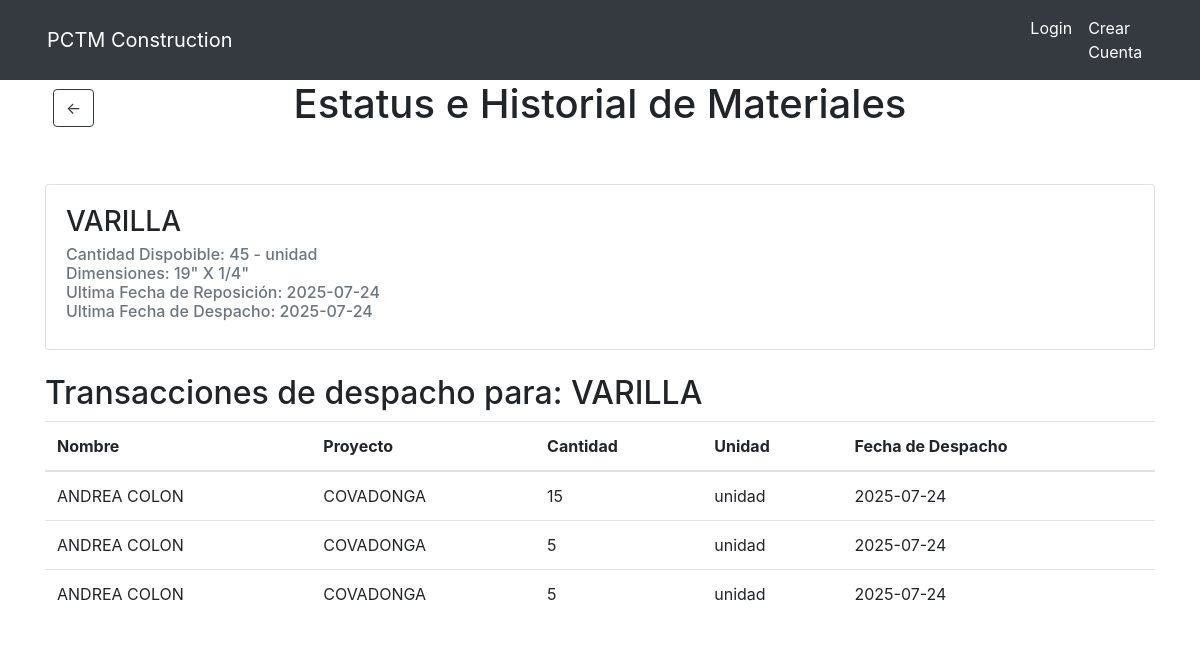
/materials/1, run on the app's committed database.
### website/models.py (models this page shows)
class Materials(db.Model):
    id = db.Column(db.Integer, primary_key = True)
    material_name = db.Column(db.String(50))
    dimensions = db.Column(db.String(50))
    qty = db.Column(db.Integer)
    unit = db.Column(db.String(10))
    loc = db.Column(db.String(30))
    replenished_date = db.Column(db.DateTime(timezone=True), nullable=True)
    user_id = db.Column(db.Integer, db.ForeignKey('user.id'))
    user = db.relationship('User', foreign_keys=[user_id], backref='materials')

class MaterialsDisp(db.Model):
    id = db.Column(db.Integer, primary_key = True)
    firstname = db.Column(db.String(50))
    lastname = db.Column(db.String(50))
    project_id = db.Column(db.Integer, db.ForeignKey('projects.id'), nullable=False)
    project = db.relationship('Projects', backref='materialdispatch')
    date = db.Column(db.DateTime(timezone=True), default=func.now())
    materialID = db.Column(db.Integer, db.ForeignKey('materials.id'), nullable=False)
    material = db.relationship('Materials', backref='materialdispatch')
    disp_qty = db.Column(db.Integer)
    user_id = db.Column(db.Integer, db.ForeignKey('user.id'))
    user = db.relationship('User', foreign_keys=[user_id], backref='materialdispatch')

class Projects(db.Model):
    id = db.Column(db.Integer, primary_key=True)
    project= db.Column(db.String(100), nullable = False)
    jobnumber = db.Column(db.String(10))
    engineer = db.Column(db.String(150))
    email=db.Column(db.String(150))

### website/views.py (the view)
@views.route('/materials/<int:mat_id>', methods=['GET'])
def material_detail(mat_id):
    mat = Materials.query.get_or_404(mat_id)  # ✅ Get the material, not a dispatch
    all_mat_disp = MaterialsDisp.query.filter_by(materialID=mat.id).order_by(MaterialsDisp.date.desc()).all()
    return render_template("material_detail.html", user=current_user, mat=mat, all_mat_disp=all_mat_disp)

### website/templates/material_detail.html
{% extends "base.html"%} {% block title %}PCTM Construction{% endblock %}
{% block content %}
<div class="mb-4">
    <div class="position-relative" style="height: 56px;">
      <a href="#"
        onclick="history.go(-1)"
         class="btn btn-outline-dark position-absolute"
         style="top: 50%; left: 0; transform: translateY(-50%); margin-left: 8px;">
        &#8592;
      </a>
      <h1 class="mb-0 position-absolute w-100 text-center"
          style="pointer-events: none;" >
        Estatus e Historial de Materiales
      </h1>
    </div>
</div>
<br />
<div class="card ">
    <div class="card-body">
    <h3 class="card-title">{{ mat.material_name }}</h3>
    <h6 class="card-subtitle mb-2 text-muted">
        Cantidad Dispobible: {{ mat.qty }} - {{mat.unit}}<br>
        Dimensiones: {{ mat.dimensions }}<br>
        Ultima Fecha de Reposición: {{mat.replenished_date.strftime('%Y-%m-%d')}}<br>
        Ultima Fecha de Despacho:
        {% if mat.materialdispatch %}
          {{ mat.materialdispatch[-1].date.strftime('%Y-%m-%d') }}
        {% else %}
          <em>No despachos aún</em>
        {% endif %}
    <br>
    </h6>
    </div>
</div >
<br/>
  <h2>Transacciones de despacho para: {{mat.material_name}}</h2>
  <table class="table table-stripped">
      <thead>
          <tr>
              <th>Nombre</th>
              <th>Proyecto</th>
              <th>Cantidad</th>
              <th>Unidad</th>
              <th>Fecha de Despacho</th>
          </tr>
      </thead>
      <tbody>
          {% for disp in all_mat_disp %}
          <tr>
              <td>{{ disp.firstname }} {{ disp.lastname }}</td>
              <td>{{ disp.project.project }}</td>
              <td>{{ disp.disp_qty }}</td>
              <td>{{ mat.unit}}</td>
              <td>{{ disp.date.strftime('%Y-%m-%d') }}</td>
          </tr>
          {% endfor %}
      </tbody>
  </table>
  <br />
  <br />
  {% endblock %}

### data on the page
Materials: material_name "VARILLA", qty "45", unit "unidad", dimensions "19\" X 1/4\"", replenished_date "2025-07-24"
MaterialsDisp: date "2025-07-24", firstname "ANDREA", lastname "COLON", project.project "COVADONGA", disp_qty "15"
MaterialsDisp: firstname "ANDREA", lastname "COLON", project.project "COVADONGA", disp_qty "5", date "2025-07-24"
MaterialsDisp: firstname "ANDREA", lastname "COLON", project.project "COVADONGA", disp_qty "5", date "2025-07-24"
